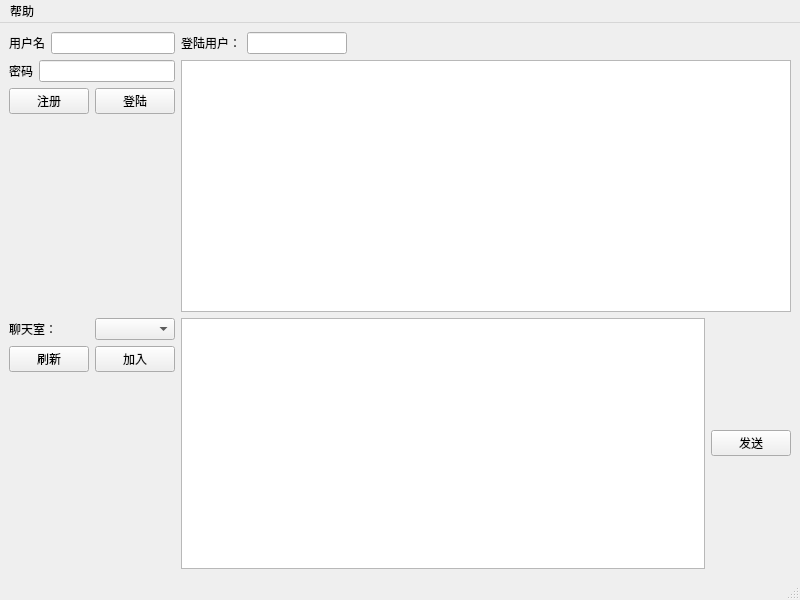
<?xml version="1.0" encoding="UTF-8"?>
<ui version="4.0">
 <author>LKH</author>
 <class>MainWindow</class>
 <widget class="QMainWindow" name="MainWindow">
  <property name="geometry">
   <rect>
    <x>0</x>
    <y>0</y>
    <width>800</width>
    <height>600</height>
   </rect>
  </property>
  <property name="minimumSize">
   <size>
    <width>350</width>
    <height>350</height>
   </size>
  </property>
  <property name="windowTitle">
   <string>秘密聊天室</string>
  </property>
  <widget class="QWidget" name="centralwidget">
   <layout class="QFormLayout" name="formLayout">
    <item row="0" column="0">
     <layout class="QVBoxLayout" name="verticalLayout_3">
      <item>
       <layout class="QVBoxLayout" name="verticalLayout">
        <item>
         <layout class="QHBoxLayout" name="horizontalLayout_3">
          <item>
           <widget class="QLabel" name="label_2">
            <property name="text">
             <string>用户名</string>
            </property>
           </widget>
          </item>
          <item>
           <widget class="QLineEdit" name="lineEdit_username">
            <property name="maximumSize">
             <size>
              <width>150</width>
              <height>16777215</height>
             </size>
            </property>
           </widget>
          </item>
         </layout>
        </item>
        <item>
         <layout class="QHBoxLayout" name="horizontalLayout_4">
          <item>
           <widget class="QLabel" name="label_3">
            <property name="text">
             <string>密码</string>
            </property>
           </widget>
          </item>
          <item>
           <widget class="QLineEdit" name="lineEdit_password">
            <property name="maximumSize">
             <size>
              <width>150</width>
              <height>16777215</height>
             </size>
            </property>
            <property name="echoMode">
             <enum>QLineEdit::Password</enum>
            </property>
           </widget>
          </item>
         </layout>
        </item>
        <item>
         <layout class="QHBoxLayout" name="horizontalLayout_5">
          <item>
           <widget class="QPushButton" name="pushButton_register">
            <property name="text">
             <string>注册</string>
            </property>
           </widget>
          </item>
          <item>
           <widget class="QPushButton" name="pushButton_login">
            <property name="text">
             <string>登陆</string>
            </property>
           </widget>
          </item>
         </layout>
        </item>
       </layout>
      </item>
      <item>
       <spacer name="verticalSpacer">
        <property name="orientation">
         <enum>Qt::Vertical</enum>
        </property>
        <property name="sizeHint" stdset="0">
         <size>
          <width>20</width>
          <height>40</height>
         </size>
        </property>
       </spacer>
      </item>
      <item>
       <layout class="QVBoxLayout" name="verticalLayout_2">
        <item>
         <layout class="QHBoxLayout" name="horizontalLayout_7">
          <item>
           <widget class="QLabel" name="label">
            <property name="text">
             <string>聊天室：</string>
            </property>
           </widget>
          </item>
          <item>
           <widget class="QComboBox" name="comboBox_conversation"/>
          </item>
         </layout>
        </item>
        <item>
         <layout class="QHBoxLayout" name="horizontalLayout_6">
          <item>
           <widget class="QPushButton" name="pushButton_refresh">
            <property name="text">
             <string>刷新</string>
            </property>
           </widget>
          </item>
          <item>
           <widget class="QPushButton" name="pushButton_join">
            <property name="text">
             <string>加入</string>
            </property>
           </widget>
          </item>
         </layout>
        </item>
       </layout>
      </item>
      <item>
       <spacer name="verticalSpacer_2">
        <property name="orientation">
         <enum>Qt::Vertical</enum>
        </property>
        <property name="sizeHint" stdset="0">
         <size>
          <width>20</width>
          <height>40</height>
         </size>
        </property>
       </spacer>
      </item>
     </layout>
    </item>
    <item row="0" column="1">
     <layout class="QGridLayout" name="gridLayout">
      <item row="1" column="0">
       <widget class="QTextBrowser" name="textBrowser_messsagebox">
        <property name="frameShadow">
         <enum>QFrame::Sunken</enum>
        </property>
        <property name="readOnly">
         <bool>true</bool>
        </property>
       </widget>
      </item>
      <item row="0" column="0">
       <layout class="QHBoxLayout" name="horizontalLayout">
        <item>
         <widget class="QLabel" name="label_user">
          <property name="text">
           <string>登陆用户：</string>
          </property>
         </widget>
        </item>
        <item>
         <widget class="QLineEdit" name="lineEdit_user">
          <property name="enabled">
           <bool>true</bool>
          </property>
          <property name="sizePolicy">
           <sizepolicy hsizetype="Maximum" vsizetype="Fixed">
            <horstretch>0</horstretch>
            <verstretch>0</verstretch>
           </sizepolicy>
          </property>
          <property name="maximumSize">
           <size>
            <width>100</width>
            <height>16777215</height>
           </size>
          </property>
          <property name="mouseTracking">
           <bool>false</bool>
          </property>
          <property name="readOnly">
           <bool>true</bool>
          </property>
         </widget>
        </item>
        <item>
         <spacer name="horizontalSpacer">
          <property name="orientation">
           <enum>Qt::Horizontal</enum>
          </property>
          <property name="sizeType">
           <enum>QSizePolicy::Expanding</enum>
          </property>
          <property name="sizeHint" stdset="0">
           <size>
            <width>20</width>
            <height>20</height>
           </size>
          </property>
         </spacer>
        </item>
       </layout>
      </item>
      <item row="2" column="0">
       <layout class="QHBoxLayout" name="horizontalLayout_2">
        <item>
         <widget class="QPlainTextEdit" name="plainTextEdit_inputbox"/>
        </item>
        <item>
         <widget class="QPushButton" name="pushButton_send">
          <property name="text">
           <string>发送</string>
          </property>
         </widget>
        </item>
       </layout>
      </item>
     </layout>
    </item>
   </layout>
  </widget>
  <widget class="QStatusBar" name="statusbar"/>
  <widget class="QMenuBar" name="menuBar">
   <property name="geometry">
    <rect>
     <x>0</x>
     <y>0</y>
     <width>800</width>
     <height>26</height>
    </rect>
   </property>
   <widget class="QMenu" name="menu_help">
    <property name="title">
     <string>帮助</string>
    </property>
    <addaction name="action_about_program"/>
    <addaction name="action_about_author"/>
   </widget>
   <addaction name="menu_help"/>
  </widget>
  <action name="action_about_program">
   <property name="text">
    <string>关于本程序</string>
   </property>
   <property name="iconText">
    <string>关于本程序</string>
   </property>
  </action>
  <action name="action_about_author">
   <property name="text">
    <string>关于作者</string>
   </property>
  </action>
  <action name="action_create_conversation">
   <property name="text">
    <string>创建聊天室</string>
   </property>
  </action>
  <action name="action_change_user_name">
   <property name="text">
    <string>用户更名</string>
   </property>
  </action>
  <action name="action_delete_user">
   <property name="text">
    <string>删除用户</string>
   </property>
  </action>
  <action name="action_change_password">
   <property name="text">
    <string>更改密码</string>
   </property>
  </action>
  <action name="action_exit">
   <property name="text">
    <string>退出</string>
   </property>
  </action>
 </widget>
 <resources/>
 <connections/>
</ui>
